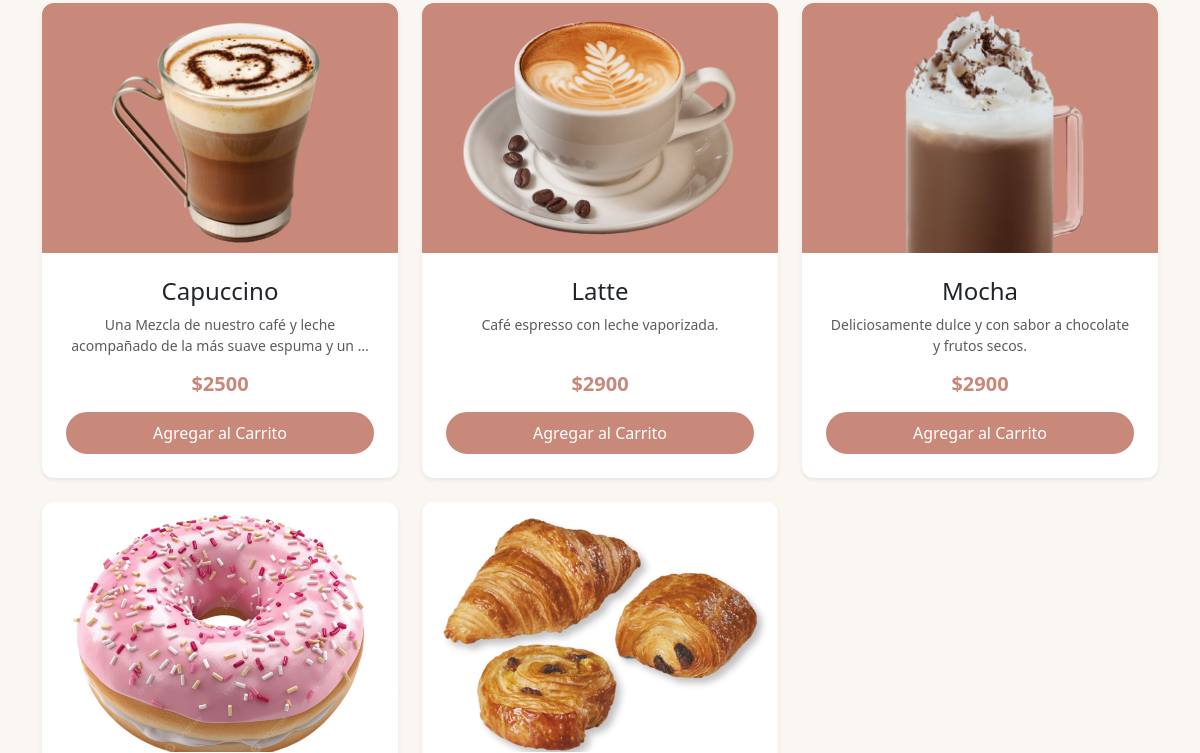
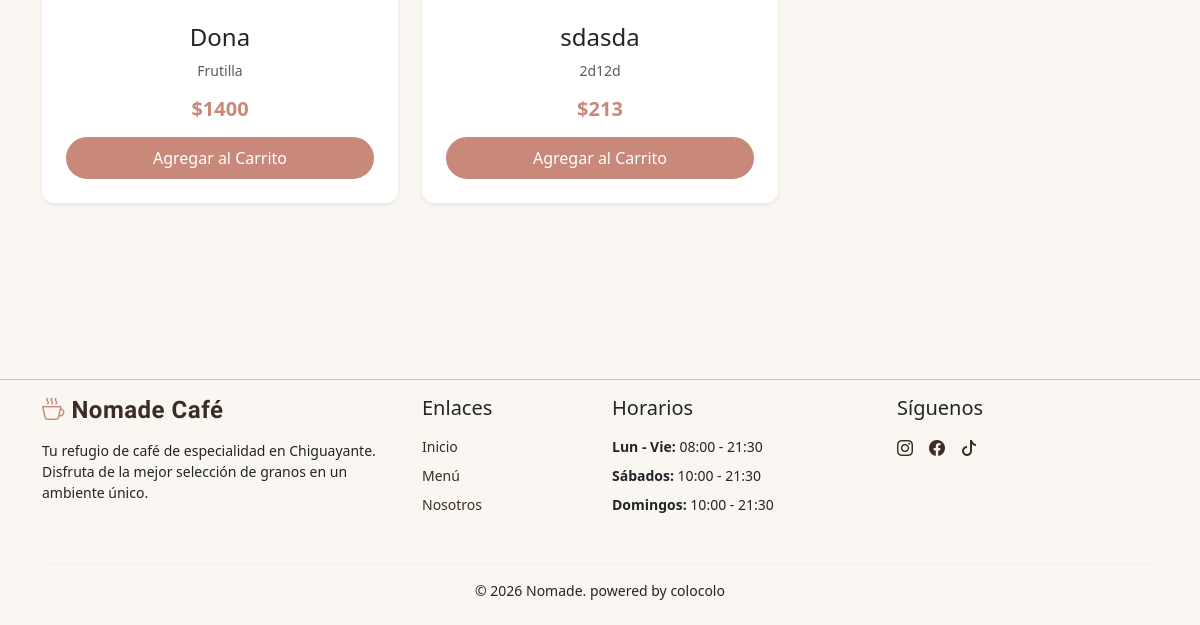
The app's page / (lower part), older data (2 pictures, top to bottom).
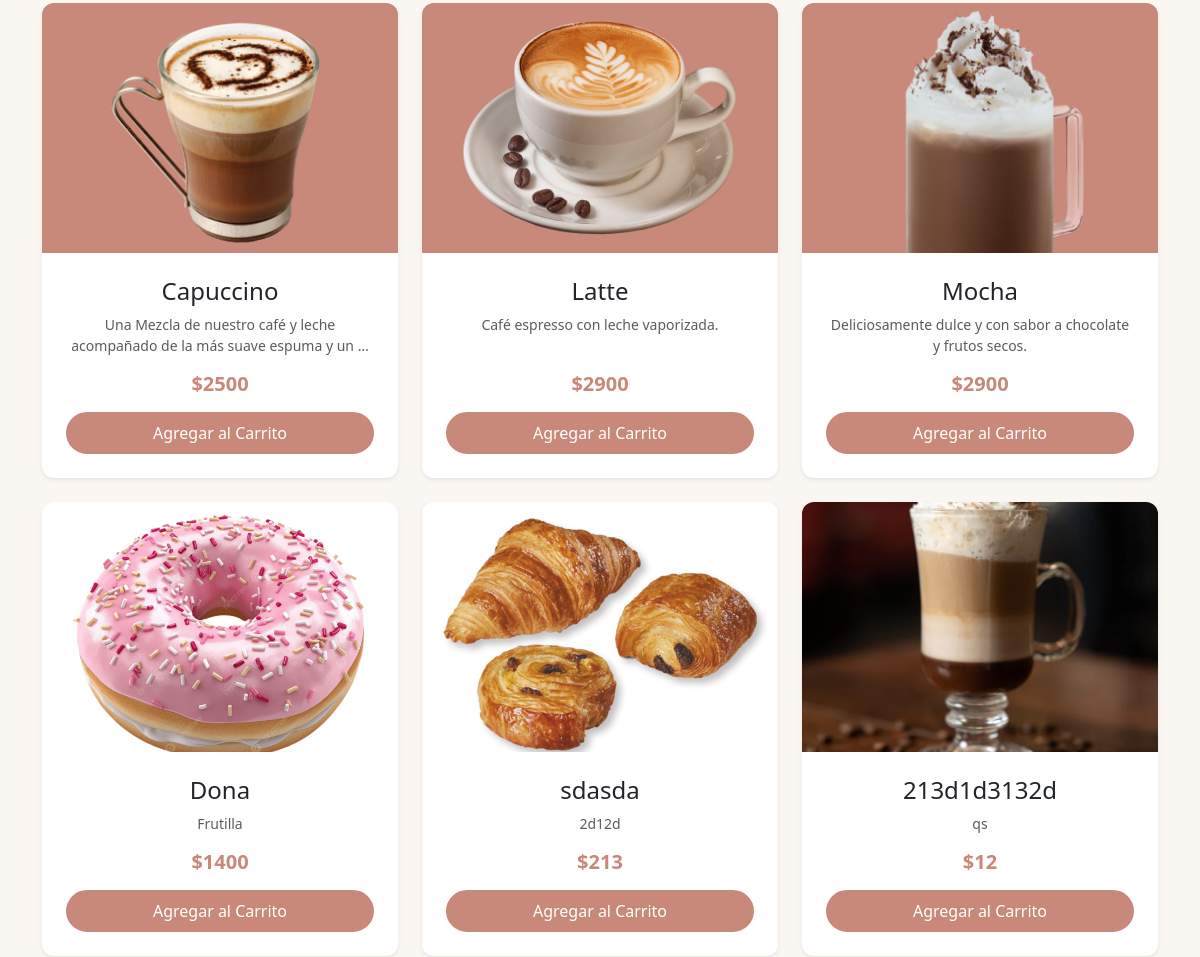
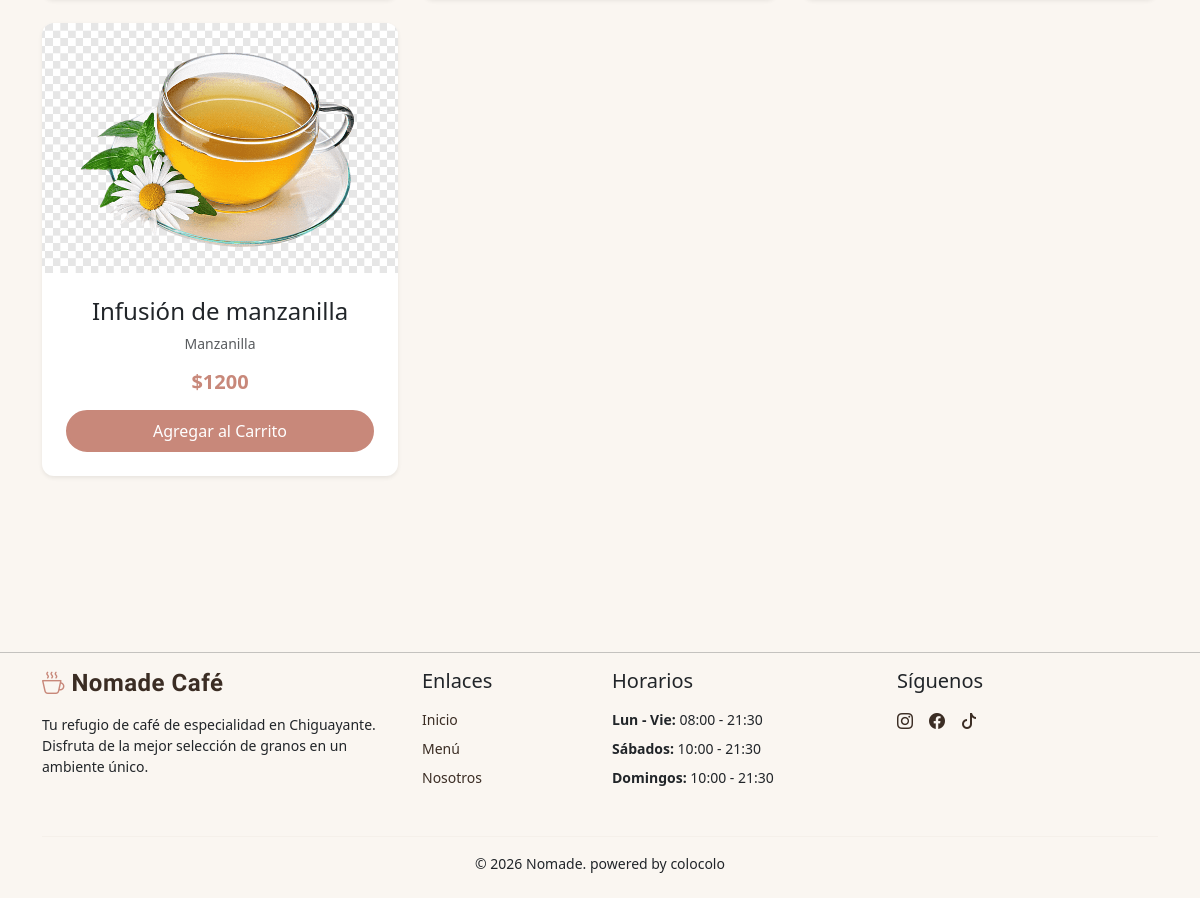
The same page, newer data (2 pictures, top to bottom).
### catalogo/models.py (models this page shows, shortened)
class Producto(models.Model):
    nombre = models.CharField(max_length=200)
    descripcion = models.TextField()
    precio = models.IntegerField()
    stock = models.IntegerField()
    image = models.ImageField(upload_to='productos/', null=True, blank=True)
    categoria = models.ForeignKey(Categoria, on_delete=models.CASCADE, related_name='productos')

### catalogo/views.py (the view)
# urls.py: path('', views.catalogo_view, name='inicio'),
def catalogo_view(request):
    productos = Producto.objects.all()
    contexto = {'productos': productos}
    return render(request, 'catalogo/inicio.html', contexto)

### catalogo/context_processors.py (called while the page is built)
def cantidad_carrito(request):
    total = 0
    if 'carrito' in request.session: # si ya hay un carrito
        for key, value in request.session['carrito'].items():
            total += value['cantidad'] # suma la cantidad de cada prod guardado
    return {'cantidad_carrito' : total} #envia la cantidad al html

### catalogo/templates/catalogo/inicio.html (shortened to what this page needs)
{% extends 'catalogo/base.html' %}
{%load static%}
{% block content %}
<section id="menu" class="py-5">
    <div class="container py-4">
        <div class="row g-4">
            {% for producto in productos %}
            <div class="col-md-4">
                <div class="card product-card h-100 d-flex flex-column shadow-sm">
                {% if producto.image %}
                <img src="{{ producto.image.url }}" class="card-img-top" alt="{{ producto.nombre }}">
                {% else %}
                <img src="https://placehold.co/400x300?text=Sin+imagen" class="card-img-top" alt="{{ producto.nombre }}">
                {% endif %}
                    <div class="card-body p-4 text-center d-flex flex-column flex-grow-1">
                        <h4 class="card-title font-playfair mb-2">{{ producto.nombre }}</h4>
                        <p class="card-text text-muted small mb-3">{{ producto.descripcion|truncatewords:15 }}</p>
                        <div class="mt-auto">
                            <h5 class="fw-bold mb-3" style="color: var(--primary);">${{ producto.precio }}</h5>
                            <button class="btn btn-outline-dark rounded-pill w-100" type="button"
                                data-bs-toggle="offcanvas"
                                data-bs-target="#offcanvasProducto{{producto.id}}"
                                aria-controls="offcanvasProducto{{producto.id}}"
                                {% if producto.categoria.tiene_tamano %}onclick="setTimeout(()=>actualizarBoton({{producto.id}},{{producto.precio}}),50)"{% endif %}>
                                Agregar al Carrito
                            </button>
                        </div>
                    </div>
                </div>
            </div>
            {% empty %}
            <div class="col-12 text-center">
                <p>No hay productos en el catálogo por ahora.</p>
            </div>
            {% endfor %}
        </div>
    </div>
</section>
{% endblock content %}

### catalogo/templates/catalogo/base.html (shortened to what this page needs)
{% load static %}
<!DOCTYPE html>
<html>
    <head>
        <link href="https://cdn.jsdelivr.net/npm/bootstrap@5.3.0/dist/css/bootstrap.min.css" rel="stylesheet">
        <link rel="stylesheet" href="https://cdn.jsdelivr.net/npm/bootstrap-icons@1.11.1/font/bootstrap-icons.css">
        <link rel="stylesheet" href="{% static 'catalogo/css/style.css' %}?v=3">
    </head>
    <body>
        {% block content %}
        {% endblock content %}
        <footer class="pt-5 pb-4 mt-5">
            <hr class="mt-2 mb-3" style="border-color: solid var(--border);">
            <div class="container">
                <div class="row">
                    <div class="col-lg-4 col-md-6 mb-4">
                        <h5 class="brand-text mb-3">
                            <i class="bi bi-cup-hot brand-icon"></i> Nomade Café
                        </h5>
                        <p class="small">
                            Tu refugio de café de especialidad en Chiguayante. Disfruta de la mejor selección de granos en un ambiente único.
                        </p>
                    </div>
                    <div class="col-lg-2 col-md-6 mb-4">
                        <h5 class="mb-3">Enlaces</h5>
                        <ul class="list-unstyled small">
                            <li class="mb-2"><a href="{% url 'inicio' %}" class="text-decoration-none" style="color: var(--foreground);">Inicio</a></li>
                            <li class="mb-2"><a href="{% url 'menu' %}" class="text-decoration-none" style="color: var(--foreground);">Menú</a></li>
                            <li class="mb-2"><a href="{% url 'nosotros' %}" class="text-decoration-none" style="color: var(--foreground);">Nosotros</a></li>
                        </ul>
                    </div>
                    <div class="col-lg-3 col-md-6 mb-4">
                        <h5 class="mb-3">Horarios</h5>
                        <ul class="list-unstyled small">
                            <li class="mb-2"><strong>Lun - Vie:</strong> 08:00 - 21:30</li>
                            <li class="mb-2"><strong>Sábados:</strong> 10:00 - 21:30</li>
                            <li class="mb-2"><strong>Domingos:</strong> 10:00 - 21:30</li>
                        </ul>
                    </div>
                    <div class="col-lg-3 col-md-6 mb-4">
                        <h5 class="mb-3">Síguenos</h5>
                        <div class="d-flex gap-3">
                            <a href="#" style="color: var(--foreground);"><i class="bi bi-instagram"></i></a>
                            <a href="#" style="color: var(--foreground);"><i class="bi bi-facebook"></i></a>
                            <a href="#" style="color: var(--foreground);"><i class="bi bi-tiktok"></i></a>
                        </div>
                    </div>
                </div>
                <hr class="mt-2 mb-3" style="border-color: var(--border);">
                <div class="row align-items-center">
                    <div class="col-12 text-center">
                        <p class="small mb-0">
                            © 2026 Nomade. powered by colocolo
                        </p>
                    </div>
                </div>
            </div>
        </footer>
    </body>
</html>

### catalogo/static/catalogo/css/style.css (style rules this page uses)
:root { --background: #FAF6F1 ; --foreground: #3B2D24; --card: #FFF9F5; --primary: #C8887A; --primary-foreground: #FFF9F5; --secondary: #EAD8CB; --secondary-foreground: #3B2D24; --muted: #F2E8DE; --muted-foreground: #8A6F62; --accent: #A8C3A4; --accent-foreground: #2B3D28; --border: rgba(160,120,96,0.2); }
body { background-color: var(--background); }
.brand-text { font-family: 'Oswald'; font-weight: bold; font-size: 1.5rem; color: var(--foreground); letter-spacing: 0.5px; }
.brand-icon { font-size: 1.4rem; color: var(--primary); }
.btn { color: #fff; background-color: var(--primary); border: solid var(--primary); transition: transform 0.3s ease, box-shadow 0.3s ease; }
.product-card { background-color: #FFFFFF; border: none; border-radius: 12px; overflow: hidden; transition: transform 0.3s ease, box-shadow 0.3s ease; }
.product-card img { height: 250px; width: 100%; object-fit: cover; }

Row changes from the older to the newer data that the page shows:
added Producto: image (picture), nombre "213d1d3132d", descripcion "qs", precio "12"
added Producto: image (picture), nombre "Infusión de manzanilla", descripcion "Manzanilla", precio "1200"
